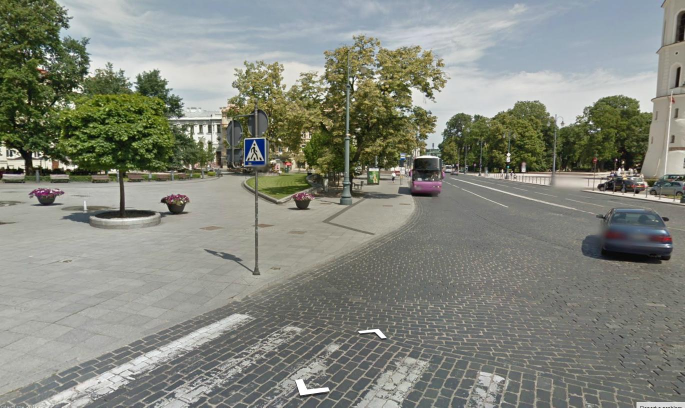
#> input picture data/Selection_003.jpg, 1370 x 815 px (shown at 1/2 size)
$ python -i pedestrian_lib.py   (imports and definitions only)   (Python 2 division)
#> lines starting #> are read from the running program, lines starting #| are printed output that depends on the picture; after the words box and inside, x2 and y2 are one past the last pixel; in counts of white or black regions, pixels touching at a corner belong together
#> further down, picture is the input picture: shape (815, 1370, 3); mean B, G, R 125.3, 135.2, 132.3
#!/usr/bin/python
# -*- coding: utf-8 -*-

__author__ = 'nikolajus krauklis <nikolajus@gmail.com>'

import cv2
import numpy as np


B_HUE_MAX = 163
B_HUE_MIN = 100
B_SAT_MIN = 39


class Rect:
    """
        instead of opencv blobs which is described as
        x, y, width, height we use rectangle with coordinates top left x1,y1, and bottom right x2,y2
    """

    # [54 lines left out: functions __init__, print_usage, read_image_list, detect_objects, not called in this run]


def detect_blobs(image, debug=False, debug_level=1):
    """detect blue blobs in image

    :param image:
    """
#> called with debug = False, debug_level = 1
    found_blobs = []

    BLUE_MIN = np.array([B_HUE_MIN, 0, B_SAT_MIN], np.uint8)
    BLUE_MAX = np.array([B_HUE_MAX, 255, 255], np.uint8)

    hls_img = cv2.cvtColor(image, cv2.COLOR_BGR2HLS)
#> hls_img: shape (815, 1370, 3); mean of channels 0, 1, 2 48.7, 129.9, 30.8
    tresholded_im = cv2.inRange(hls_img, BLUE_MIN, BLUE_MAX)
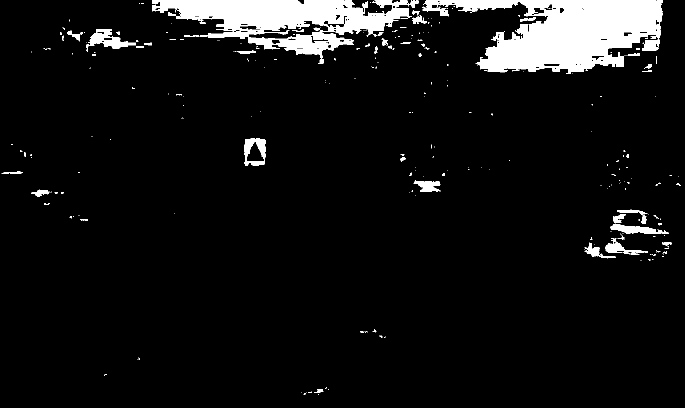
#> tresholded_im: shape (815, 1370) (shown at 1/2 size); 7.2% white; 335 white regions (275 under 20 px)

    contours, h = cv2.findContours(tresholded_im, cv2.RETR_TREE, cv2.CHAIN_APPROX_SIMPLE)
#> contours = 482 contours, 406 with area under 20; largest, box (x1, y1, x2, y2) and area: (844, 0, 1326, 148) 40352, (304, 0, 824, 128) 31669, (496, 41, 658, 79) 2630, (489, 277, 531, 332) 2032, (176, 58, 272, 97) 1548; h = 482 rows, first 6: [1, -1, -1, -1], [2, 0, -1, -1], [3, 1, -1, -1], [4, 2, -1, -1], [5, 3, -1, -1], [6, 4, -1, -1]

    image_width, image_height = tresholded_im.shape
#> image_width = 815; image_height = 1370
    image_area = image_width * image_height
#> image_area = 1116550

    for cnt in contours:
        convex = cv2.convexHull(cnt)
        (x, y, w, h) = cv2.boundingRect(convex)
        ratio = float(w) / h
        area = w * h

        if ratio >= 0.49 and ratio <= 1.49:
            #if (float(area)/image_area) > 1./2e4 and
            if (float(area) / image_area) < 1. / 20:
                found_blobs.append((x, y, w, h))
                if debug and debug_level > 1:
                    cv2.drawContours(hls_img, [convex], 0, (255, 255, 255), -1)
#> this loop made 482 passes
#> (x, y, w, h, ratio, area) on passes 7, 17, 21: (628, 778, 19, 8, 2.38, 152), (759, 671, 6, 4, 1.5, 24), (720, 662, 8, 4, 2, 32)
#> after the loop, found_blobs = 306 items, first 6: (613, 785, 1, 1), (603, 784, 1, 1), (656, 778, 2, 2), (650, 775, 4, 3), (277, 716, 3, 3), (277, 714, 1, 1)

    if debug and debug_level > 1:
        cv2.imshow('hls', resized_image(hls_img))

    return found_blobs


# [75 lines left out: functions is_overlapping, save_found_blobs, resized_image, draw_blobs, show_blobs, not called in this run]

>>> import cv2
>>> picture = cv2.imread('data/Selection_003.jpg')
>>> result = detect_blobs(picture)
#> result has the same summary as found_blobs in detect_blobs
